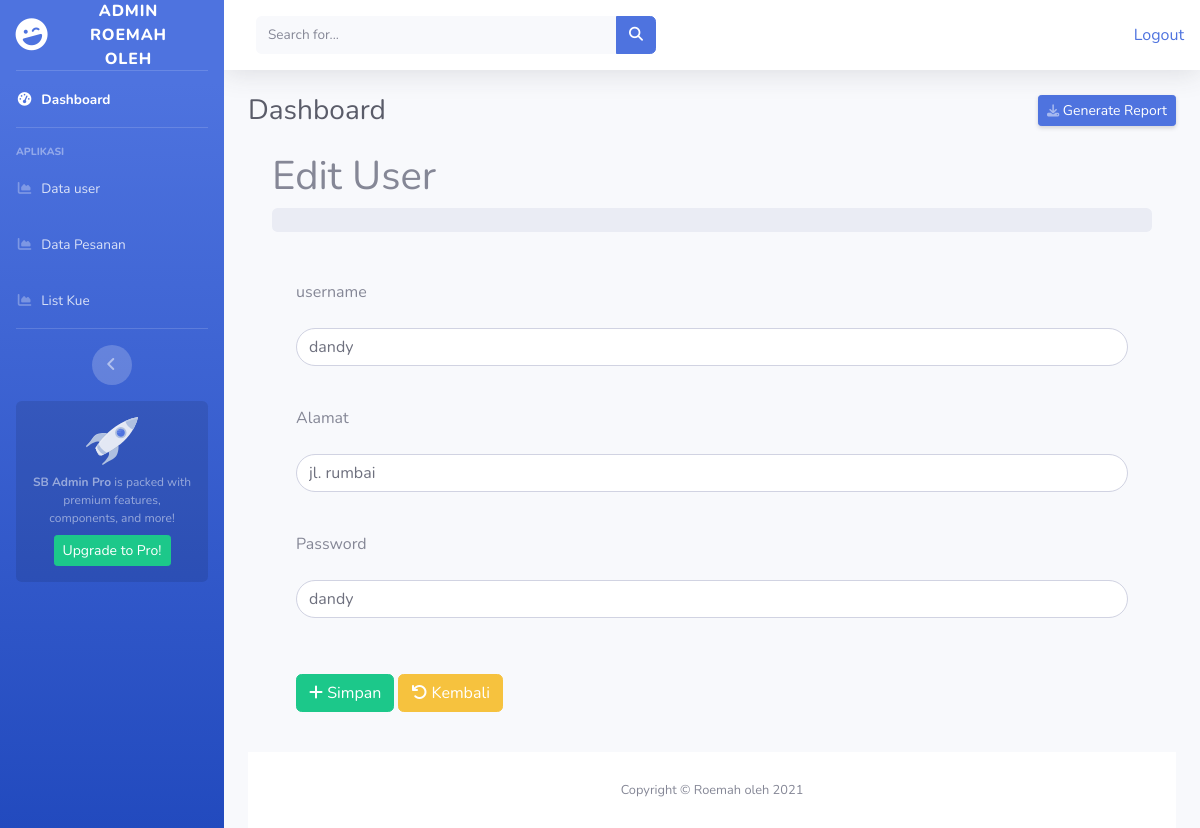
Page /user_c/aksi_edit/1 on the committed database.
### tables this page shows
CREATE TABLE `user` (
  `id_pembeli` int(11) NOT NULL,
  `username` varchar(200) NOT NULL,
  `alamat` varchar(200) NOT NULL,
  `password` varchar(200) NOT NULL
);

### application/controllers/user_c.php (called while the page is built, shortened)
<?php
class user_c extends CI_Controller {
    function __construct(){
		$this->load->model('user_m');
	}
	public function aksi_edit($id_pembeli){
		$where = array('id_pembeli' => $id_pembeli);
		$data['user']=$this->user_m->editUser($where,'user')
		->result();
		$this->load->view('edit_user',$data);
	}
}

### index.php (called while the page is built, shortened)
<?php
require_once BASEPATH.'core/CodeIgniter.php';

### application/models/user_m.php (called while the page is built, shortened)
<?php
class user_m extends CI_Model {
    public function editUser($where,$table){
        return $this->db->get_where($table,$where);
    }
}

### application/views/edit_user.php (the view, shortened to what this page needs)
<!DOCTYPE html>
<html lang="en">
<head>
	<link href="vendor/fontawesome-free/css/all.min.css" rel="stylesheet" type="text/css">
	<link href="<?php echo base_url()?>assets/css/sb-admin-2.min.css" rel="stylesheet">
</head>
<body id="page-top">
	<div id="wrapper">
		<ul class="navbar-nav bg-gradient-primary sidebar sidebar-dark accordion" id="accordionSidebar">
			<a class="sidebar-brand d-flex align-items-center justify-content-center"
				href="<?php echo base_url()?>view/home.php">
				<div class="sidebar-brand-icon rotate-n-15">
					<i class="fas fa-laugh-wink"></i>
				</div>
				<div class="sidebar-brand-text mx-3">Admin Roemah oleh <sup></sup></div>
			</a>
			<hr class="sidebar-divider my-0">
			<li class="nav-item active">
				<a class="nav-link" href="<?php echo base_url('welcome/homeadmin');?>">
					<i class="fas fa-fw fa-tachometer-alt"></i>
					<span>Dashboard</span></a>
			</li>
			<hr class="sidebar-divider">
			<div class="sidebar-heading">
				Aplikasi
			</div>
			<li class="nav-item">
				<a class="nav-link" href="<?php echo base_url('index.php/welcome/data_user');?>">
					<i class="fas fa-fw fa-chart-area"></i>
					<span>Data user</span></a>
			</li>
			<li class="nav-item">
				<a class="nav-link" href="<?php echo base_url('welcome/data_pesanan');?>">
					<i class="fas fa-fw fa-chart-area"></i>
					<span>Data Pesanan</span></a>
			</li>
			<li class="nav-item">
				<a class="nav-link" href="<?php echo base_url('welcome/data_makanan');?>">
					<i class="fas fa-fw fa-chart-area"></i>
					<span>List Kue</span></a>
			</li>
			<hr class="sidebar-divider d-none d-md-block">
			<div class="text-center d-none d-md-inline">
				<button class="rounded-circle border-0" id="sidebarToggle"></button>
			</div>
			<div class="sidebar-card d-none d-lg-flex">
				<img class="sidebar-card-illustration mb-2" src="<?php echo base_url()?>assets/img/undraw_rocket.svg"
					alt="...">
				<p class="text-center mb-2"><strong>SB Admin Pro</strong> is packed with premium features, components,
					and more!</p>
				<a class="btn btn-success btn-sm"
					href="<?php echo base_url()?>assets/https://startbootstrap.com/theme/sb-admin-pro">Upgrade to
					Pro!</a>
			</div>
		</ul>
		<div id="content-wrapper" class="d-flex flex-column">
			<div id="content">
				<nav class="navbar navbar-expand navbar-light bg-white topbar mb-4 static-top shadow">
					<form
						class="d-none d-sm-inline-block form-inline mr-auto ml-md-3 my-2 my-md-0 mw-100 navbar-search">
						<div class="input-group">
							<input type="text" class="form-control bg-light border-0 small" placeholder="Search for..."
								aria-label="Search" aria-describedby="basic-addon2">
							<div class="input-group-append">
								<button class="btn btn-primary" type="button">
									<i class="fas fa-search fa-sm"></i>
								</button>
							</div>
						</div>
					</form>
					<ul class="navbar-nav ml-auto">
						<li><?php echo anchor ('data/logout', 'Logout') ?></li>
					</ul>
				</nav>
				<div class="container-fluid">
					<div class="d-sm-flex align-items-center justify-content-between mb-4">
						<h1 class="h3 mb-0 text-gray-800">Dashboard</h1>
						<a href="<?php echo base_url('index.php/welcome/admin')?>admin"
							class="d-none d-sm-inline-block btn btn-sm btn-primary shadow-sm"> Generate Report</a>
					</div>
					<div class="container-fluid px-4">
					<h1 class="mt-4">Edit User</h1>
					<ol class="breadcrumb mb-4">
					</ol>
					<div class="container ">
						<div>
							<?php foreach($user as $usr): ?>
						</div><br>
						<div class="form-group">
							<label>username</label>
							<br>
							<input type="text" name="username" class="form-control rounded-pill mt-3"
								value="<?php echo $usr->username ?>">
						</div><br>
						<div class="form-group">
							<label>Alamat </label>
							<br>
							<input type="text" name="alamat" class="form-control rounded-pill mt-3"
								value="<?php echo $usr->alamat ?>">
						</div><br>
						<div class="form-group">
							<label>Password</label>
							<br>
							<input type="text" name="password" class="form-control rounded-pill mt-3"
								value="<?php echo $usr->password ?>">
						</div><br>
						<div class="form-group">
							<button class="btn btn-success mt-3 baris2" name="Submit"><i class="fa fa-plus"></i>
								Simpan</button>
							<a href="<?php echo base_url('/welcome/data_user'); ?>"
								class="btn btn-warning btn-flat mt-3 baris2">
								<i class="fa fa-undo"></i> Kembali</a>
						</div><br>
					</div>
					<?php endforeach; ?>
				</div>
					<footer class="sticky-footer bg-white">
						<div class="container my-auto" style="">
							<div class="copyright text-center my-auto">
								<span>Copyright &copy; Roemah oleh 2021</span>
							</div>
						</div>
					</footer>
				</div>
			</div>
</body>
</html>

### rows in the picture
user: username "dandy", alamat "jl. rumbai", password "dandy"

### other values in the picture
anchor ('data/logout', 'Logout') "Logout"
